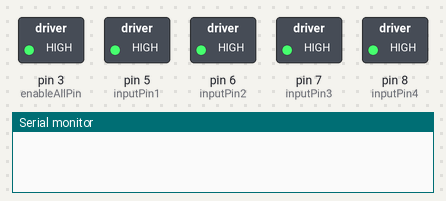
Simulated run of this sketch. Board: Arduino Uno, built with avr-gcc and run on an emulated ATmega328P. Parts: switched loads named in the sketch (green lamp = pin HIGH), the last lines printed to the serial monitor. At 8.9 s the program stops and its outputs stay as they are.

Above: at 0.1 s.
At 3.21 s:
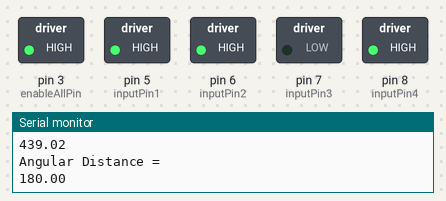
At 7.9 s:
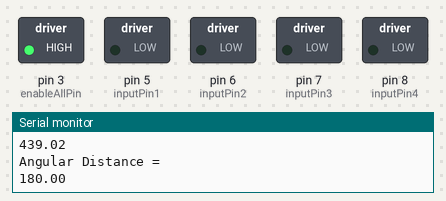
Timing chart, 0 to 9.4 s (numbered marks = the images above):
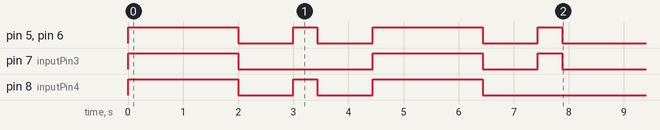

Measured:
- by itself, pin 7 (inputPin3): goes HIGH 2.0 s, LOW 2.4 s, HIGH 2.0 s, LOW 1.0 s, HIGH 0.44 s, then LOW
- by itself, pin 8 (inputPin4): goes HIGH 2.0 s, LOW 1.0 s, HIGH 0.44 s, LOW 1.0 s, HIGH 2.0 s, then LOW
- by itself, pin 5 (inputPin1), pin 6 (inputPin2): LOW → HIGH at 0.00 s, → LOW 2.0 s later, → HIGH 1.0 s later, → LOW 0.44 s later, … (8 changes in this stretch)

The sketch:

move_smartcar_dir_dist_v1.0.ino
```cpp
// move_smartcar_dir_dist_v1.0.ino
// d25m08y2024
// Modification of 'move_car_dir_dist_02.ino' (See msi evo laptop and navigate
// to C:\Users\SysEng\Documents\Arduino\paul_mcwhorter_tutorials\arduino_tutorials_2019)
// Goal: To move smartcar forward using class implementation
// Bibliography"
// 1.) McWhorter, (2020), Introduction to Robotics and Robot Training Tutorials
// 2.) Horton and Van Weert, (2023), C++ 23
// 3.) http://www.101.lv/learn/C++/
//
//

#include "Motor.h"

// Declare global variable:
Motor enableAllPin {3};    // Create and initialize a Motor class objects...
Motor inputPin1 {5};
Motor inputPin2 {6};
Motor inputPin3 {7};
Motor inputPin4 {8};

float a_Millisec = 1000;    // Set time, i.e. 1000 milli second = 1 second
float a_Distance = 0;    // Initialize distance
int an_AngularDistance = 0;    // Initialize angular distance

// Declare global array variable:
// const int totalPins {5};    // Should be of type 'const' or else it
                        // cannot be used to specify array size
// Motor allFourMotors[totalPins]{enableAllPin, inputPin1, inputPin2, inputPin3, inputPin4};    // Create a Motor class array object

void setup() {
  // put your setup code here, to run once:
  // Turn serial monitor on:
  Serial.begin(9600);    // Specify baudrate of serial monitor

  // Setup pins:
  pinMode(enableAllPin.getPinNumber(),OUTPUT);
  pinMode(inputPin1.getPinNumber(),OUTPUT);
  pinMode(inputPin2.getPinNumber(),OUTPUT);
  pinMode(inputPin3.getPinNumber(),OUTPUT);
  pinMode(inputPin4.getPinNumber(),OUTPUT);

  // Activate main pin:
  digitalWrite(enableAllPin.getPinNumber(),HIGH);

}

void loop() {
  // put your main code here, to run repeatedly:
  // calibrate_forward();
  // calibrate_backward();
  // calibrate_right();
  a_Distance = 2;    // Set distance to specified value in meters
  an_AngularDistance = 180;    // Set angular distance to specified value in degrees

  // Call Function:
  moveCarForward(a_Distance);    // Pass value of distance in meters
  turnCarRight(an_AngularDistance);
  moveCarForward(a_Distance);
  turnCarLeft(an_AngularDistance);

  while(true)
  {
    // Indefinite pause/loop
  }

}

// User defined functions:
void moveCarForward(float f_Distance){
  // Make car go forward:
  digitalWrite(inputPin1.getPinNumber(),1);
  digitalWrite(inputPin2.getPinNumber(),1);
  digitalWrite(inputPin3.getPinNumber(),1);
  digitalWrite(inputPin4.getPinNumber(),1);

  float f_Time = 0;    // Initialize time
  f_Time = (f_Distance/1.0007804) * a_Millisec;    // Compute time (NOTE: Account for
                                                   // milliseconds)
  delay(f_Time);    // Add delay for 1 second
  stopCar();    // Call function
}

void moveCarBackward(float f_Distance){
  // Make car go backward:
  digitalWrite(inputPin1.getPinNumber(),1);
  digitalWrite(inputPin2.getPinNumber(),1);
  digitalWrite(inputPin3.getPinNumber(),0);
  digitalWrite(inputPin4.getPinNumber(),0);

  float f_Time = 0;    // Initialize time
  f_Time = (f_Distance/1.0007804) * a_Millisec;    // Compute time (NOTE: Account for
                                                   // milliseconds)
  delay(f_Time);    // Add delay for 1 second
  stopCar();    // Call function
}


void turnCarRight(float f_AngularDistance){
  // Make car turn right:
  digitalWrite(inputPin1.getPinNumber(),1);
  digitalWrite(inputPin2.getPinNumber(),1);
  digitalWrite(inputPin3.getPinNumber(),0);
  digitalWrite(inputPin4.getPinNumber(),1);

  float f_Time = 0;    // Initialize time

  // NOTE: The value of the divisor below was computed as the rate of angular
  // displacement during manual calibration process:
  f_Time = (f_AngularDistance/410) * a_Millisec;    // Compute time (NOTE: Account for
                                                   // milliseconds)
  Serial.println("Time = ");
  Serial.println(f_Time);
  Serial.println("Angular Distance = ");
  Serial.println(f_AngularDistance);

  delay(f_Time);    // Add delay for 1 second
  stopCar();    // Call function

}


void turnCarLeft(float f_AngularDistance){
  // Make car turn right:
  digitalWrite(inputPin1.getPinNumber(),1);
  digitalWrite(inputPin2.getPinNumber(),1);
  digitalWrite(inputPin3.getPinNumber(),1);
  digitalWrite(inputPin4.getPinNumber(),0);

  float f_Time = 0;    // Initialize time

  // NOTE: The value of the divisor below was computed as the rate of angular
  // displacement during manual calibration process:
  f_Time = (f_AngularDistance/410) * a_Millisec;    // Compute time (NOTE: Account for
                                                   // milliseconds)
  Serial.println("Time = ");
  Serial.println(f_Time);
  Serial.println("Angular Distance = ");
  Serial.println(f_AngularDistance);

  delay(f_Time);    // Add delay for 1 second
  stopCar();    // Call function

}

void stopCar(){
  // Make car go forward:
  digitalWrite(inputPin1.getPinNumber(),0);
  digitalWrite(inputPin2.getPinNumber(),0);
  digitalWrite(inputPin3.getPinNumber(),0);
  digitalWrite(inputPin4.getPinNumber(),0);

  delay(a_Millisec);    // Add delay for 1 second
}
```

Motor.cpp
```cpp
// Motor.cpp
// d24m08y2024
// Rationale: Named it 'Motor' as opposed to 'Motors' because in the future
// one can create an array of motors like in the example on p. 460
// of Horton & Van Weert, (2023).
// Goal: To move smartcar forward using class implementation
// Bibliography"
// 1.) McWhorter, (2020), Introduction to Robotics and Robot Training Tutorials
// 2.) Horton and Van Weert, (2023), C++ 23
//

#include "Motor.h"
#include<Arduino.h>

// Class definitions:
Motor::Motor() = default;    // Use 'default' keyword since body of constructor
Motor::~Motor() = default;    // contains no content and it is best practice

// Constructor initialized using member initializer list:
Motor::Motor(int f_pinNum):m_pinNumber{f_pinNum}
{
  //Serial.println("Motor single-argument constructor called.");
}

// Copy constructor to copy by reference hence, '&' operator:
Motor::Motor(const Motor& f_pinNum)
    :m_pinNumber{f_pinNum.m_pinNumber}
{
  //Serial.println("Motor copy constructor called.");
}

// Member function definitions:
void Motor::setPinNumber(int f_pinNum)
{
  m_pinNumber = f_pinNum;
}

int Motor::getPinNumber()
{
  return m_pinNumber;
}
```

Motor.h
```cpp
// Motor.h
// d24m08y2024
// Rationale: Named it 'Motor' as opposed to 'Motors' because in the future
// one can create an array of motors like in the example on p. 460
// of Horton & Van Weert, (2023).
// Goal: To move smartcar forward using class implementation
// Bibliography"
// 1.) McWhorter, (2020), Introduction to Robotics and Robot Training Tutorials
// 2.) Horton and Van Weert, (2023), C++ 23
//

// Class declaration of prototypes:
class Motor
{
  public:
      Motor();    // User defined default constructor prototypes
      ~Motor();    // " " " destructor " "

      explicit Motor(int f_pinNum);    // " " constructor prototype with 'explicit' keyword...
                                       // because this is a single argument constructor.
      Motor(const Motor& f_pinNum);    // User defined copy constructor prototype

      void setPinNumber(int f_pinNum);    // Member function prototype to assign
                                          // member variable with pin number
      int getPinNumber();    // "" to retrieve value of member variable
  private:
      int m_pinNumber;    // Member variable

};    // Never forget to add ';' to make (legitimize) this a class declaration
```
